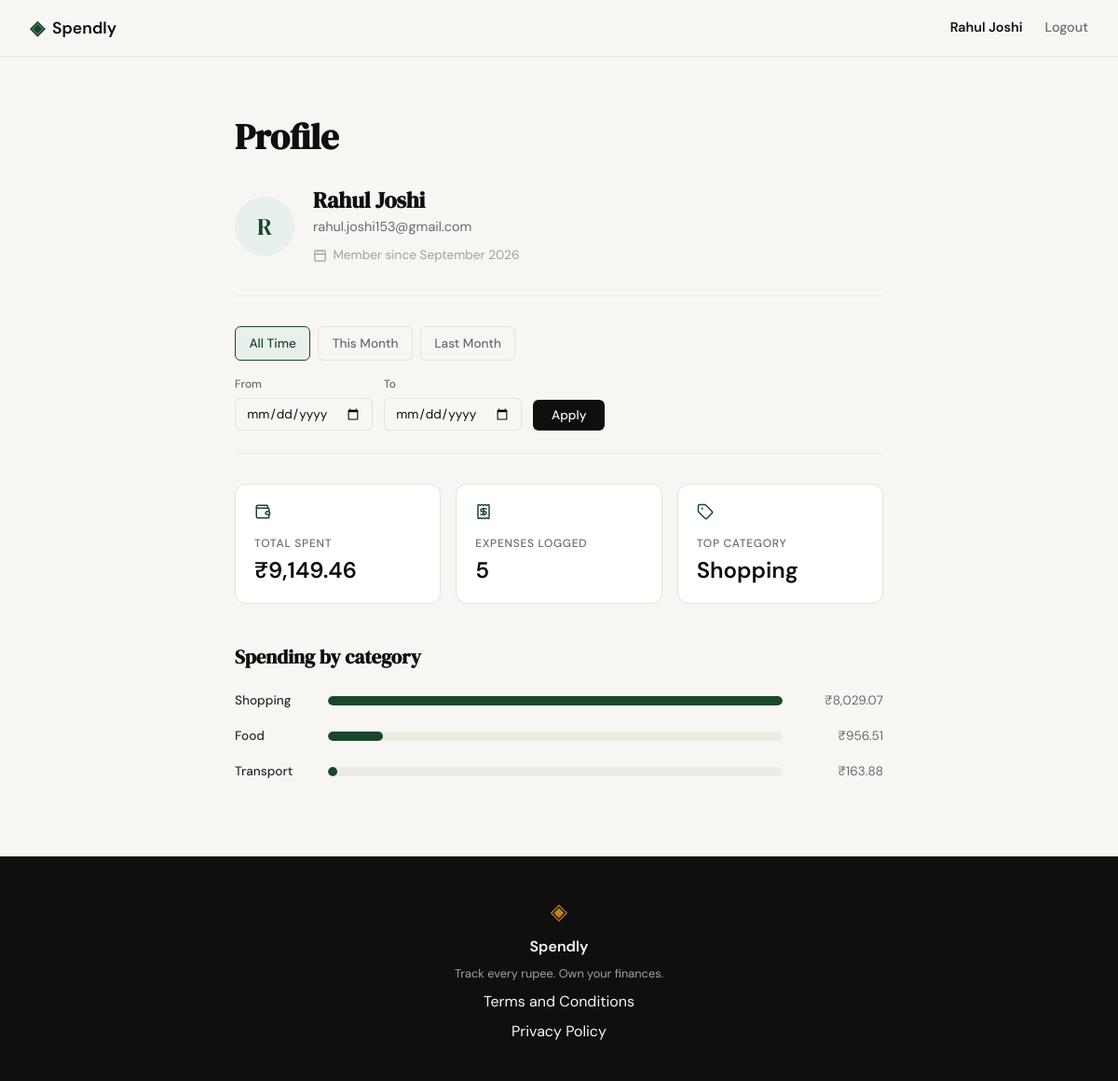
Screenshot of /profile (signed in) with the database file from the repository.
### tables this page shows
CREATE TABLE users (
    id            INTEGER PRIMARY KEY AUTOINCREMENT,
    name          TEXT NOT NULL,
    email         TEXT NOT NULL UNIQUE,
    password_hash TEXT NOT NULL,
    created_at    TEXT NOT NULL DEFAULT (datetime('now'))
);

### app.py (the view)
@app.route("/profile")
@login_required
def profile():
    start, end = _parse_date_range(request.args.get("start"), request.args.get("end"))
    is_filtered = start is not None
    params = [g.user["id"]]
    date_clause = ""
    if is_filtered:
        date_clause = " AND date >= ? AND date <= ?"
        params += [start, end]
    conn = get_db()
    try:
        summary = conn.execute(
            "SELECT COUNT(*) AS count, COALESCE(SUM(amount), 0) AS total "
            "FROM expenses WHERE user_id = ?" + date_clause,
            params,
        ).fetchone()
        rows = conn.execute(
            "SELECT category, SUM(amount) AS total "
            "FROM expenses WHERE user_id = ?" + date_clause + " "
            "GROUP BY category ORDER BY total DESC",
            params,
        ).fetchall()
    finally:
        conn.close()
    top_total = rows[0]["total"] if rows else 0
    breakdown = [
        {
            "category": row["category"],
            "total": row["total"],
            "pct": round(row["total"] / top_total * 100) if top_total else 0,
        }
        for row in rows
    ]
    top_category = rows[0]["category"] if rows else None
    if top_category:
        top_category_display = top_category
    elif is_filtered:
        top_category_display = "No expenses in this range"
    else:
        top_category_display = "No expenses yet"
    this_month_start, this_month_end = _month_range(0)
    last_month_start, last_month_end = _month_range(-1)
    return render_template(
        "profile.html",
        expense_count=summary["count"],
        total_spent=summary["total"],
        top_category_display=top_category_display,
        breakdown=breakdown,
        member_since=_month_year(g.user["created_at"]),
        selected_start=start or "",
        selected_end=end or "",
        is_filtered=is_filtered,
        active_filter=_classify_filter(start, end),
        this_month_start=this_month_start,
        this_month_end=this_month_end,
        last_month_start=last_month_start,
        last_month_end=last_month_end,
    )

### app.py (called while the page is built, shortened)
@app.before_request
def load_logged_in_user():
    user_id = session.get("user_id")
    if user_id is None:
        g.user = None
        return
    conn = get_db()
    try:
        g.user = conn.execute(
            "SELECT id, name, email, created_at FROM users WHERE id = ?", (user_id,)
        ).fetchone()
    finally:
        conn.close()

@app.context_processor
def inject_current_user():
    return {"current_user": g.get("user")}

def login_required(view):
    @wraps(view)
    def wrapped(*args, **kwargs):
        if g.user is None:
            return redirect(url_for("login"))
        return view(*args, **kwargs)
    return wrapped

def _month_year(timestamp):
    if not timestamp:
        return None
    try:
        return datetime.strptime(str(timestamp)[:19], "%Y-%m-%d %H:%M:%S").strftime(
            "%B %Y"
        )
    except ValueError:
        return None

@app.template_filter("rupees")
def rupees(value):
    try:
        amount = float(value)
    except (TypeError, ValueError):
        amount = 0.0
    return f"₹{amount:,.2f}"

def _parse_date_range(start_raw, end_raw):
    if not start_raw or not end_raw:
        return None, None

def _month_range(offset=0):
    today = date.today()
    month_index = today.month - 1 + offset
    year = today.year + month_index // 12
    month = month_index % 12 + 1
    start = date(year, month, 1)
    end = date(year, month, calendar.monthrange(year, month)[1])
    return start.strftime("%Y-%m-%d"), end.strftime("%Y-%m-%d")

def _classify_filter(start, end):
    if start is None:
        return "all_time"
    if (start, end) == _month_range(0):
        return "this_month"
    if (start, end) == _month_range(-1):
        return "last_month"
    return "custom"

### database/db.py (called while the page is built)
def get_db():
    conn = sqlite3.connect(DB_PATH)
    conn.row_factory = sqlite3.Row
    conn.execute("PRAGMA foreign_keys = ON")
    return conn

### templates/profile.html (shortened to what this page needs)
{% extends "base.html" %}
{% block head %}<link rel="stylesheet" href="{{ url_for('static', filename='css/profile.css') }}">{% endblock %}
{% block content %}
<section class="profile">
    <div class="profile-inner">
        <h1 class="profile-heading">Profile</h1>
        <div class="profile-identity">
            <div class="profile-avatar">{{ current_user.name[:1] | upper }}</div>
            <div class="profile-identity-text">
                <h2 class="profile-name">{{ current_user.name }}</h2>
                <p class="profile-email">{{ current_user.email }}</p>
                {% if member_since %}
                <p class="profile-meta">
                    <i data-lucide="calendar"></i> Member since {{ member_since }}
                </p>
                {% endif %}
            </div>
        </div>
        <div class="profile-filter">
            <nav class="profile-filter-quick">
                <a href="{{ url_for('profile') }}"
                   class="profile-filter-link{{ ' active' if active_filter == 'all_time' else '' }}">All Time</a>
                <a href="{{ url_for('profile', start=this_month_start, end=this_month_end) }}"
                   class="profile-filter-link{{ ' active' if active_filter == 'this_month' else '' }}">This Month</a>
                <a href="{{ url_for('profile', start=last_month_start, end=last_month_end) }}"
                   class="profile-filter-link{{ ' active' if active_filter == 'last_month' else '' }}">Last Month</a>
            </nav>
            <form class="profile-filter-form" method="get" action="{{ url_for('profile') }}">
                <div class="profile-filter-field">
                    <label for="filter-start">From</label>
                    <input type="date" id="filter-start" name="start" class="form-input" value="{{ selected_start }}">
                </div>
                <div class="profile-filter-field">
                    <label for="filter-end">To</label>
                    <input type="date" id="filter-end" name="end" class="form-input" value="{{ selected_end }}">
                </div>
                <button type="submit" class="btn-primary profile-filter-submit">Apply</button>
            </form>
        </div>
        <div class="profile-stats">
            <div class="profile-stat-card">
                <span class="profile-stat-icon"><i data-lucide="wallet"></i></span>
                <span class="profile-stat-label">Total spent</span>
                <span class="profile-stat-value">{{ total_spent | rupees }}</span>
            </div>
            <div class="profile-stat-card">
                <span class="profile-stat-icon"><i data-lucide="receipt"></i></span>
                <span class="profile-stat-label">Expenses logged</span>
                <span class="profile-stat-value">{{ expense_count }}</span>
            </div>
            <div class="profile-stat-card">
                <span class="profile-stat-icon"><i data-lucide="tag"></i></span>
                <span class="profile-stat-label">Top category</span>
                <span class="profile-stat-value">{{ top_category_display }}</span>
            </div>
        </div>
        <div class="profile-breakdown">
            <h3 class="profile-breakdown-title">Spending by category</h3>
            {% if breakdown %}
            <ul class="profile-cat-list">
                {% for row in breakdown %}
                <li class="profile-cat-row">
                    <span class="profile-cat-label">{{ row.category }}</span>
                    <span class="profile-cat-track">
                        <span class="profile-cat-bar" style="width: {{ row.pct }}%"></span>
                    </span>
                    <span class="profile-cat-amount">{{ row.total | rupees }}</span>
                </li>
                {% endfor %}
            </ul>
            {% elif is_filtered %}
            <p class="profile-empty">
                No expenses in this range — try a different range or clear the
                filter.
            </p>
            {% else %}
            <p class="profile-empty">
                No expenses yet — once you start logging, your category breakdown
                shows up here.
            </p>
            {% endif %}
        </div>
    </div>
</section>
{% endblock %}

### templates/base.html (shortened to what this page needs)
<!DOCTYPE html>
<html lang="en">
<head>
    <link rel="stylesheet" href="{{ url_for('static', filename='css/style.css') }}">
    {% block head %}{% endblock %}
</head>
<body>
    <nav class="navbar">
        <div class="nav-inner">
            <a href="{{ url_for('landing') }}" class="nav-brand">
                <span class="brand-icon">◈</span>
                <span class="brand-name">Spendly</span>
            </a>
            <div class="nav-links">
                {% if current_user %}
                <a href="{{ url_for('profile') }}" class="nav-user">{{ current_user.name }}</a>
                <a href="{{ url_for('logout') }}">Logout</a>
                {% else %}
                <a href="{{ url_for('login') }}">Sign in</a>
                <a href="{{ url_for('register') }}" class="nav-cta">Get started</a>
                {% endif %}
            </div>
        </div>
    </nav>
    <main class="main-content">
        {% block content %}{% endblock %}
    </main>
    <footer class="footer">
        <div class="footer-inner">
            <span class="brand-icon">◈</span>
            <span class="footer-name">Spendly</span>
            <p class="footer-copy">Track every rupee. Own your finances.</p>
            <a href="{{ url_for('terms') }}">Terms and Conditions</a>
            <a href="{{ url_for('privacy') }}">Privacy Policy</a>
        </div>
    </footer>
</body>
</html>

### static/css/style.css (style rules this page uses)
:root { --ink: #0f0f0f; --ink-soft: #2d2d2d; --ink-muted: #6b6b6b; --ink-faint: #a0a0a0; --paper: #f7f6f3; --paper-warm: #f0ede6; --paper-card: #ffffff; --accent: #1a472a; --accent-light: #e8f0eb; --accent-2: #c17f24; --accent-2-light: #fdf3e3; --danger: #c0392b; --danger-light: #fdecea; --border: #e4e1da; --border-soft: #eeebe4; --font-display: 'DM Serif Display', Georgia, serif; --font-body: 'DM Sans', system-ui, sans-serif; --max-width: 1200px; --auth-width: 440px; --radius-sm: 6px; --radius-md: 12px; --radius-lg: 20px; }
*, *::before, *::after { box-sizing: border-box; margin: 0; padding: 0; }
html { font-size: 16px; scroll-behavior: smooth; }
body { background: var(--paper); color: var(--ink); font-family: var(--font-body); font-size: 1rem; line-height: 1.6; -webkit-font-smoothing: antialiased; }
a { color: inherit; text-decoration: none; }
.navbar { position: sticky; top: 0; z-index: 100; background: var(--paper); border-bottom: 1px solid var(--border); padding: 0 2rem; }
.nav-inner { max-width: var(--max-width); margin: 0 auto; height: 60px; display: flex; align-items: center; justify-content: space-between; }
.nav-brand { display: flex; align-items: center; gap: 0.5rem; font-family: var(--font-body); font-weight: 600; font-size: 1.1rem; color: var(--ink); }
.brand-icon { color: var(--accent); font-size: 1.3rem; }
.brand-name { color: var(--ink); }
.nav-links { display: flex; align-items: center; gap: 1.5rem; font-size: 0.9rem; font-weight: 500; }
.nav-links a { color: var(--ink-muted); transition: color 0.2s; }
.nav-links a.nav-user { color: var(--ink); font-weight: 600; }
.main-content { min-height: calc(100vh - 60px - 100px); }
.btn-primary { display: inline-block; background: var(--ink); color: var(--paper); padding: 0.65rem 1.5rem; border-radius: var(--radius-sm); font-family: var(--font-body); font-size: 0.9rem; font-weight: 500; cursor: pointer; border: none; transition: background 0.2s; text-decoration: none; }
.form-input { width: 100%; padding: 0.6rem 0.875rem; border: 1px solid var(--border); border-radius: var(--radius-sm); font-family: var(--font-body); font-size: 0.95rem; color: var(--ink); background: var(--paper); outline: none; transition: border-color 0.2s; }
.form-input::placeholder { color: var(--ink-faint); }
.footer { background: var(--ink); color: var(--paper); padding: 2.5rem 2rem; text-align: center; }
.footer-inner { display: flex; flex-direction: column; align-items: center; gap: 0.4rem; }
.footer .brand-icon { color: var(--accent-2); font-size: 1.5rem; }
.footer-name { font-weight: 600; font-size: 1rem; }
.footer-copy { font-size: 0.8rem; color: var(--ink-faint); }

### rows the page displays
users: name "Rahul Joshi", name "R", email "rahul.joshi153@gmail.com"

### other values shown
{{ member_since }} "September 2026"
{{ total_spent | rupees }} "₹9,149.46"
{{ expense_count }} "5"
{{ top_category_display }} "Shopping"
{{ row.category }} "Shopping" "Food" "Transport"
{{ row.total | rupees }} "₹8,029.07" "₹956.51" "₹163.88"
